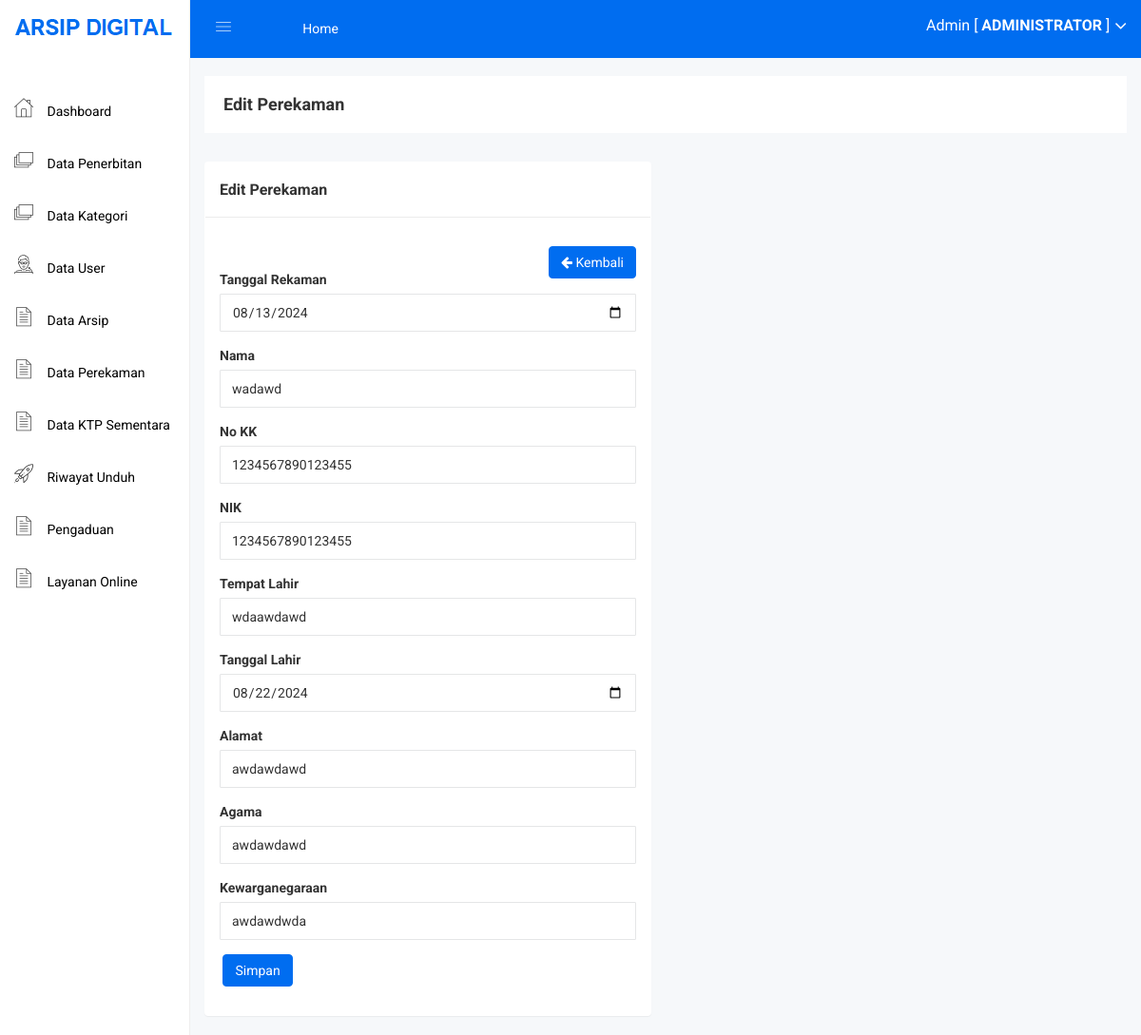
/admin/dt_perekaman_edit.php?id=16 (signed in), run on an earlier commit of the app's database.
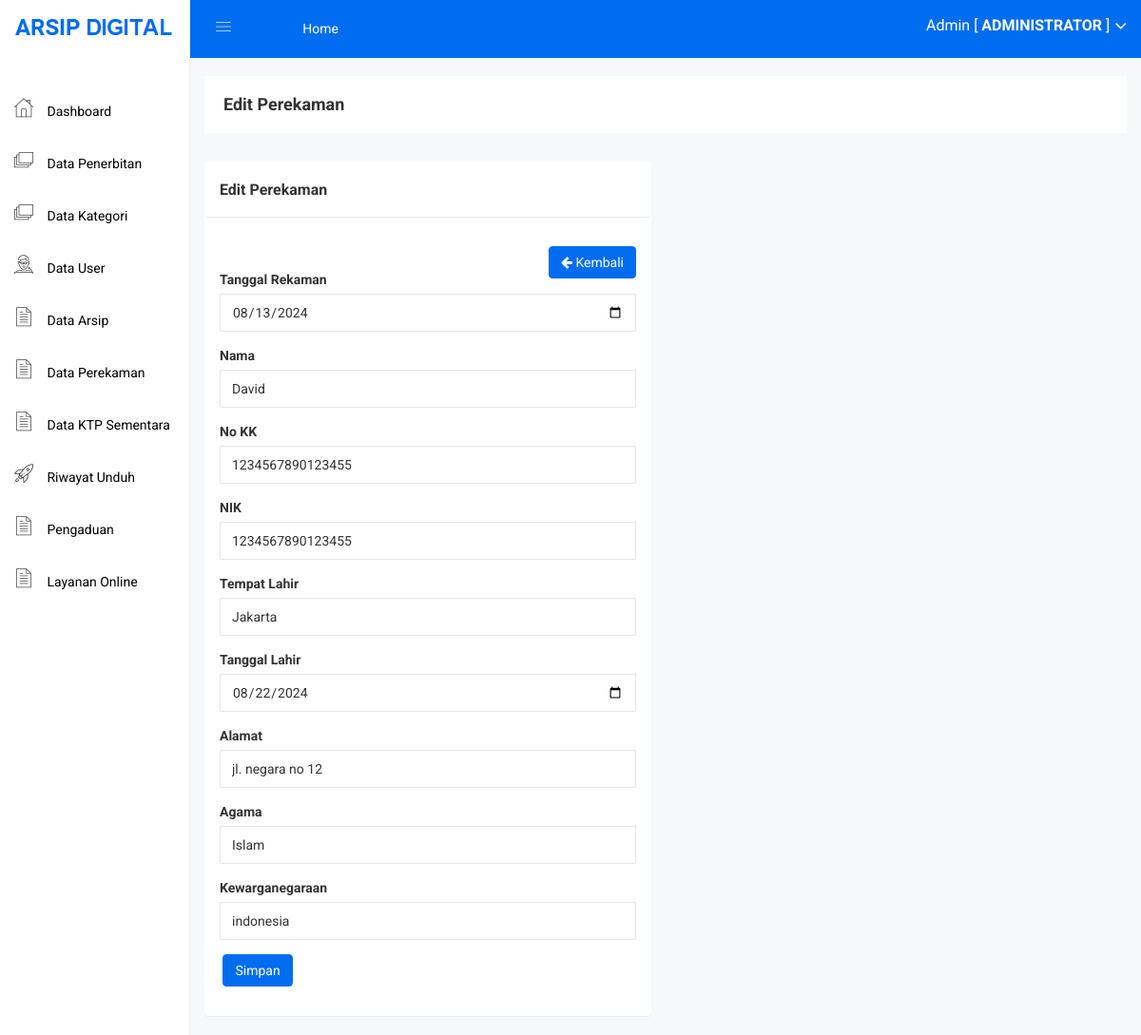
And on a later commit of the database.
### tables this page shows
CREATE TABLE IF NOT EXISTS `dt_perekaman` (
  `id_perekaman` int NOT NULL AUTO_INCREMENT,
  `tgl_input` date NOT NULL,
  `nama` varchar(30) NOT NULL,
  `no_kk` varchar(16) NOT NULL,
  `nik` varchar(16) NOT NULL,
  `tempat_lahir` varchar(20) NOT NULL,
  `tgl_lahir` date NOT NULL,
  `alamat` varchar(20) NOT NULL,
  `agama` varchar(10) NOT NULL,
  `negara` varchar(20) NOT NULL,
  PRIMARY KEY (`id_perekaman`),
  UNIQUE KEY `no_kk` (`no_kk`),
  UNIQUE KEY `nik` (`nik`)
);

### admin/dt_perekaman_edit.php (the view, shortened to what this page needs)
<?php include 'header.php'; ?>
<br>
<br>
<div class="breadcome-area">
    <div class="container-fluid">
        <div class="row">
            <div class="col-lg-12 col-md-12 col-sm-12 col-xs-12">
                <div class="breadcome-list">
                    <div class="row">
                        <div class="col-lg-6 col-md-6 col-sm-6 col-xs-12">
                            <div class="breadcome-heading">
                                <h4 style="margin-bottom: 0px">Edit Perekaman</h4>
                            </div>
                        </div>
                    </div>
                </div>
            </div>
        </div>
    </div>
</div>
<div class="container-fluid">
    <div class="row">
        <div class="col-lg-6">
            <div class="panel panel">
                <div class="panel-heading">
                    <h3 class="panel-title">Edit Perekaman</h3>
                </div>
                <div class="panel-body">
                    <div class="pull-right">
                        <a href="dt_perekaman.php" class="btn btn-primary"><i class="fa fa-arrow-left"></i> Kembali</a>
                    </div>
                    <br>
                    <br>
                    <?php
                    $id = $_GET['id'];
                    $data = mysqli_query($koneksi, "select * from dt_perekaman where id_perekaman='$id'");
                    while ($d = mysqli_fetch_array($data)) {
                    ?>
                        <form method="post" action="dt_perekaman_update.php">
                            <div class="form-group">
                                <label>Tanggal Rekaman</label>
                                <input type="date" class="form-control" name="tgl_input" required="required" value="<?php echo $d['tgl_input']; ?>">
                            </div>
                            <div class="form-group">
                                <label>Nama</label>
                                <input type="text" class="form-control" name="nama" required="required" value="<?php echo $d['nama']; ?>">
                            </div>
                            <div class="form-group">
                                <label>No KK</label>
                                <input type="text" class="form-control" name="no_kk" required="required" value="<?php echo $d['no_kk']; ?>">
                            </div>
                            <div class="form-group">
                                <label>NIK</label>
                                <input type="text" class="form-control" name="nik" required="required" value="<?php echo $d['nik']; ?>">
                            </div>
                            <div class="form-group">
                                <label>Tempat Lahir</label>
                                <input type="text" class="form-control" name="tempat_lahir" required="required" value="<?php echo $d['tempat_lahir']; ?>">
                            </div>
                            <div class="form-group">
                                <label>Tanggal Lahir</label>
                                <input type="date" class="form-control" name="tgl_lahir" required="required" value="<?php echo $d['tgl_lahir']; ?>">
                            </div>
                            <div class="form-group">
                                <label>Alamat</label>
                                <input type="text" class="form-control" name="alamat" required="required" value="<?php echo $d['alamat']; ?>">
                            </div>
                            <div class="form-group">
                                <label>Agama</label>
                                <input type="text" class="form-control" name="agama" required="required" value="<?php echo $d['agama']; ?>">
                            </div>
                            <div class="form-group">
                                <label>Kewarganegaraan</label>
                                <input type="text" class="form-control" name="negara" required="required" value="<?php echo $d['negara']; ?>">
                            </div>
                            <div class="form-group">
                                <input type="submit" class="btn btn-primary" value="Simpan">
                            </div>
                        </form>
                    <?php
                    }
                    ?>
                </div>
            </div>
        </div>
    </div>
</div>
<?php include 'footer.php'; ?>

What changed in the data, as far as the page shows it:
changed dt_perekaman: nama "wadawd" → "David"; tempat_lahir "wdaawdawd" → "Jakarta"; alamat "awdawdawd" → "jl. negara no 12"; agama "awdawdawd" → "Islam"; negara "awdawdwda" → "indonesia"
